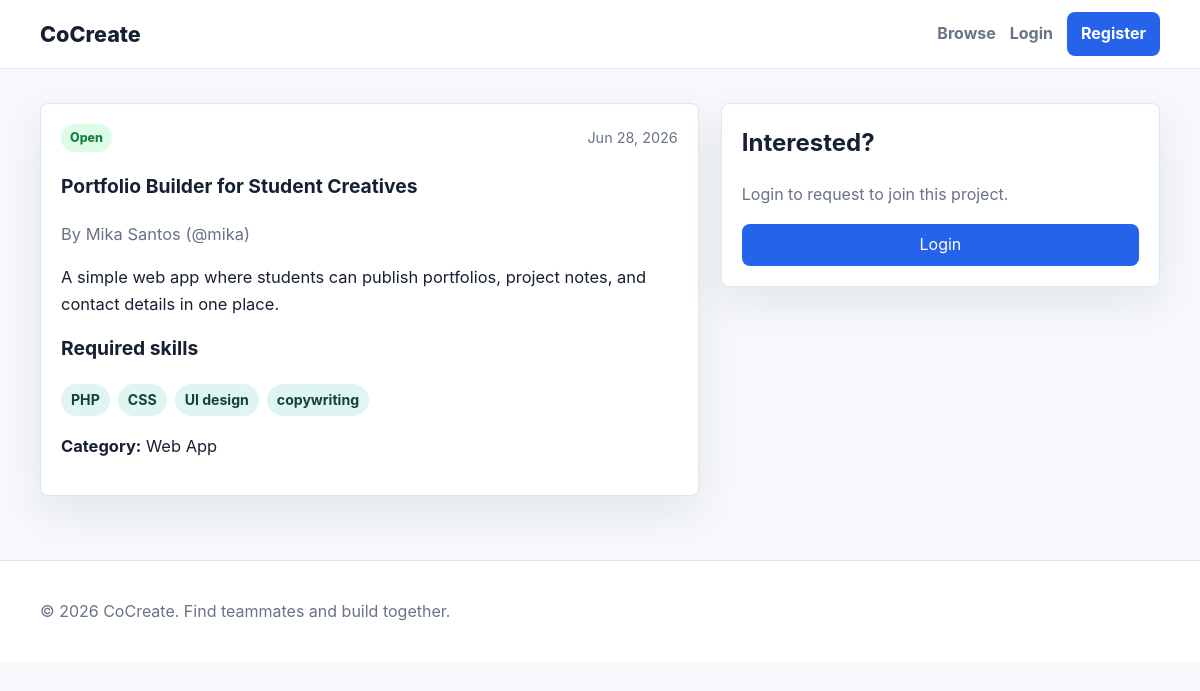
The page /pages/project.php?id=1 on the database its author committed.
### tables this page shows
CREATE TABLE projects (
  project_id INT UNSIGNED AUTO_INCREMENT PRIMARY KEY,
  user_id INT UNSIGNED NOT NULL,
  project_title VARCHAR(180) NOT NULL,
  description TEXT NOT NULL,
  required_skills TEXT NOT NULL,
  category VARCHAR(120) NOT NULL,
  project_status ENUM('open', 'in_progress', 'completed') NOT NULL DEFAULT 'open',
  created_at TIMESTAMP NOT NULL DEFAULT CURRENT_TIMESTAMP,
  CONSTRAINT fk_projects_user
    FOREIGN KEY (user_id) REFERENCES users(user_id)
    ON DELETE CASCADE ON UPDATE CASCADE
);

CREATE TABLE users (
  user_id INT UNSIGNED AUTO_INCREMENT PRIMARY KEY,
  firstname VARCHAR(80) NOT NULL,
  lastname VARCHAR(80) NOT NULL,
  username VARCHAR(80) NOT NULL UNIQUE,
  email VARCHAR(160) NOT NULL UNIQUE,
  password_hash VARCHAR(255) NOT NULL,
  profile_picture VARCHAR(255) DEFAULT NULL,
  skills TEXT DEFAULT NULL,
  interests TEXT DEFAULT NULL,
  bio TEXT DEFAULT NULL,
  role ENUM('user', 'admin') NOT NULL DEFAULT 'user',
  status ENUM('active', 'disabled') NOT NULL DEFAULT 'active',
  created_at TIMESTAMP NOT NULL DEFAULT CURRENT_TIMESTAMP
);

### includes/session.php (called while the page is built, shortened)
<?php
function is_logged_in(): bool
{
    return isset($_SESSION['user_id']);
}
function e($value): string
{
    return htmlspecialchars((string)($value ?? ''), ENT_QUOTES, 'UTF-8');
}
function status_label(string $status): string
{
    return ucwords(str_replace('_', ' ', $status));
}

### pages/project.php (the view, shortened to what this page needs)
<?php
require_once __DIR__ . '/../includes/session.php';
require_once __DIR__ . '/../includes/db.php';
$id = (int)($_GET['id'] ?? 0);
$stmt = $pdo->prepare('SELECT p.*, u.username, u.firstname, u.lastname, u.skills AS owner_skills FROM projects p JOIN users u ON u.user_id = p.user_id WHERE p.project_id = ?');
$stmt->execute([$id]);
$project = $stmt->fetch();
    ?>
<?php
$existingRequest = null;
require_once __DIR__ . '/../includes/header.php';
?>
<article class="detail-layout">
  <section class="card detail-card">
    <div class="card-meta">
      <span class="status status-<?= e($project['project_status']) ?>"><?= e(status_label($project['project_status'])) ?></span>
      <span><?= e(date('M j, Y', strtotime($project['created_at']))) ?></span>
    </div>
    <h1><?= e($project['project_title']) ?></h1>
    <p class="muted">By <?= e($project['firstname'] . ' ' . $project['lastname']) ?> (@<?= e($project['username']) ?>)</p>
    <p><?= nl2br(e($project['description'])) ?></p>
    <h3>Required skills</h3>
    <div class="tag-row">
      <?php foreach (array_filter(array_map('trim', explode(',', $project['required_skills']))) as $skill): ?>
        <span class="tag"><?= e($skill) ?></span>
      <?php endforeach; ?>
    </div>
    <p><strong>Category:</strong> <?= e($project['category']) ?></p>
  </section>
  <aside class="card action-card">
    <?php if (!is_logged_in()): ?>
      <h2>Interested?</h2>
      <p class="muted">Login to request to join this project.</p>
      <a class="btn btn-primary full" href="login.php">Login</a>
    <?php elseif ($existingRequest): ?>
      <h2>Request sent</h2>
      <p>Status: <span class="status status-<?= e($existingRequest['request_status']) ?>"><?= e(status_label($existingRequest['request_status'])) ?></span></p>
    <?php endif; ?>
  </aside>
</article>
<?php
require_once __DIR__ . '/../includes/footer.php';
?>

### assets/css/styles.css (style rules this page uses)
:root { --bg: #f6f8fb; --surface: #ffffff; --ink: #172033; --muted: #687386; --line: #dfe6ef; --primary: #2563eb; --primary-dark: #1d4ed8; --secondary: #0f766e; --danger: #dc2626; --warning: #b45309; --success: #15803d; --shadow: 0 16px 40px rgba(23, 32, 51, 0.08); --radius: 8px; }
* { box-sizing: border-box; }
body { margin: 0; min-height: 100vh; background: var(--bg); color: var(--ink); font-family: Inter, ui-sans-serif, system-ui, -apple-system, BlinkMacSystemFont, "Segoe UI", sans-serif; line-height: 1.6; }
a { color: var(--primary); text-decoration: none; }
.muted { color: var(--muted); }
.card, .stat, .empty-state, .filter-bar { border: 1px solid var(--line); border-radius: var(--radius); background: var(--surface); box-shadow: var(--shadow); }
.card { padding: 20px; }
.card h3, .card h2 { margin-top: 0; }
.card-meta { display: flex; align-items: center; justify-content: space-between; gap: 12px; color: var(--muted); font-size: 0.9rem; }
.tag-row { display: flex; flex-wrap: wrap; gap: 8px; }
.tag { display: inline-flex; align-items: center; min-height: 30px; padding: 5px 10px; border-radius: 999px; color: #17413d; background: #dff5f1; font-size: 0.88rem; font-weight: 700; }
.status { display: inline-flex; align-items: center; min-height: 28px; padding: 4px 9px; border-radius: 999px; font-weight: 800; font-size: 0.78rem; text-transform: capitalize; }
.status-open, .status-accepted, .status-active { color: var(--success); background: #dcfce7; }
.btn { display: inline-flex; align-items: center; justify-content: center; min-height: 42px; padding: 10px 16px; border: 1px solid transparent; border-radius: var(--radius); cursor: pointer; font-weight: 800; font: inherit; line-height: 1.1; text-decoration: none; transition: transform 0.15s ease, background 0.15s ease; }
.btn-primary { color: #fff; background: var(--primary); }
.full { width: 100%; }
.detail-layout, .profile-layout, .admin-grid { display: grid; grid-template-columns: 1.2fr 0.8fr; gap: 22px; align-items: start; }
.detail-card { font-size: 1.03rem; }
.action-card { position: sticky; top: 92px; }

### rows shown on the page
projects: project_status "Open", created_at "Jun 28, 2026", project_title "Portfolio Builder for Student Creatives", user.lastname "Mika Santos", user.username "mika", description "A simple web app where students can publish portfolios, project notes, and contact details in one place.", required_skills "PHP", required_skills "CSS", required_skills "UI design", required_skills "copywriting", category "Web App"
